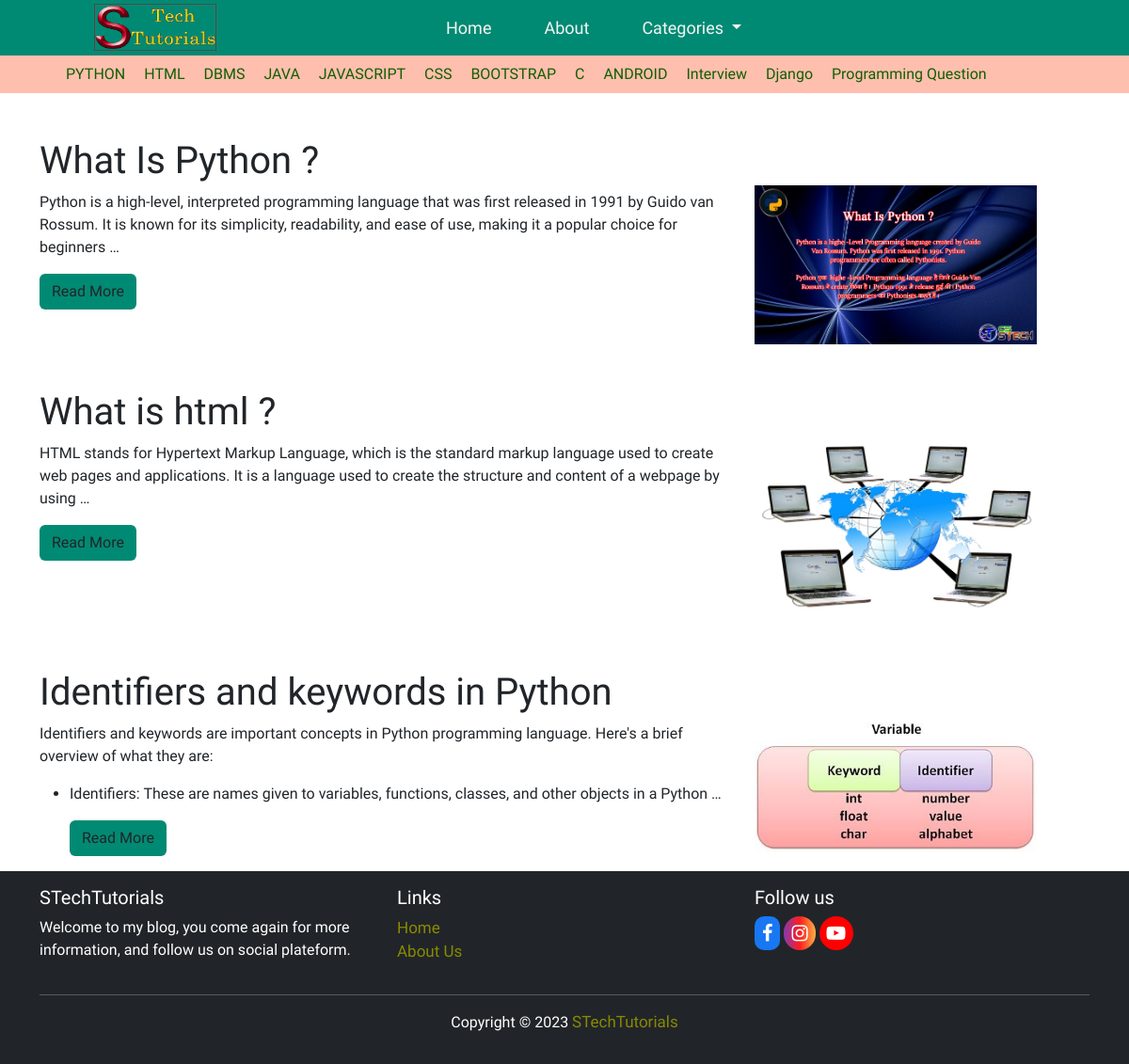
The page / on the database its author committed.
### stech/models.py (models this page shows, shortened)
class Category(models.Model):
    cat_id = models.AutoField(primary_key=True)
    title = models.CharField(max_length=100)
    descripition = models.TextField()
    url = models.CharField(max_length=100)
    image = models.ImageField(upload_to='categoryimg/')

class Post(models.Model):
    post_id = models.AutoField(primary_key=True)
    title = models.CharField(max_length=200)
    content = RichTextUploadingField()
    url = models.CharField(max_length=100)
    cat = models.ForeignKey(Category, on_delete=models.CASCADE)
    image = models.ImageField(upload_to='postimg/')
    add_date = models.DateTimeField(auto_now_add=True, null=True)

### stech/views.py (the view)
# urls.py: path('',home),
def home(request):
    posts = Post.objects.all()[:11]
    cats = Category.objects.all()
    data = {
        'posts' : posts,
        'cats':cats
    }
    return render(request, 'home.html',data)

### templates/home.html (shortened to what this page needs)
{% extends 'base.html' %}
{% block content %}
<div class="container">
    <div class="row">
        <div class="col-12">
            {% for p in posts %}
            <div class="row mt-5">
                <div class="col-8 m-8">
                    <h1>{{p.title}}</h1>
                    {{p.content |truncatewords:35| safe}}
                    <div class="mt-3">
                        <a href="/blog/{{ p.url }}" id="btn" class="btn bg-primary">Read More</a>
                    </div>
                </div>
                <div class="col ">
                    <img src="/media/{{p.image}}" class="img-fluid" style='margin-top:50px; width:300px; height:250px,' alt="">
                </div>
            </div>
            {% endfor %}
        </div>
    </div>
</div>
{% endblock  %}

### templates/base.html (shortened to what this page needs)
<!DOCTYPE html>
<html lang="en">
<head>
    <link href="https://cdn.jsdelivr.net/npm/bootstrap@5.3.0-alpha3/dist/css/bootstrap.min.css" rel="stylesheet">
    <link rel="stylesheet" href="https://cdnjs.cloudflare.com/ajax/libs/font-awesome/4.7.0/css/font-awesome.min.css">
    {% load static %}
    <link rel="stylesheet" href="{% static 'css/style.css' %}">
</head>
<body>
    {% include 'header.html' %}
    {% block content %}
    {% endblock %}
    {% include 'footer.html' %}
</body>
</html>

### templates/header.html (shortened to what this page needs)
{% load static %}
<nav class="navbar bg-primary navbar-expand-lg bg-body-tertiary ">
    <div class="container-fluid ">
      <a class="navbar-brand "  href="/home"><img src="{% static 'img/stech.png' %}"  style="height: 50px; width: 130px; margin-top: -17px; margin-bottom: -15px;"></a>
      <div class="collapse navbar-collapse" id="navbarSupportedContent">
        <ul class="navbar-nav me-auto mb-2 mb-lg-0">
          <li class="nav-item">
            <a class="nav-link " aria-current="page" href="/home">Home</a>
          </li>
          <li class="nav-item">
            <a class="nav-link " href="/about">About</a>
          </li>
          <li class="nav-item dropdown">
            <a class="nav-link dropdown-toggle" href="#" role="button" data-bs-toggle="dropdown" aria-expanded="false">
              Categories
            </a>
          </li>
        </ul>
      </div>
    </div>
  </nav>
<nav class="navbar bg-body-tertiary bg-secondery">
    <div class="container-fluid-2">
      {% for cat in cats %}
        <a class="navbar-brand" href="/category/{{ cat.url }}">{{ cat.title }}</a>
      {% endfor %}
    </div>
  </nav>

### templates/footer.html
<footer class="bg-dark text-white py-3 ">
    <div class="container">
      <div class="row">
        <div class="col-md-4">
          <h5>STechTutorials</h5>
          <p>Welcome to my blog, you come again for more information, and follow us on social plateform.</p>
        </div>
        <div class="col-md-4">
          <h5>Links</h5>
          <ul class="list-unstyled">
            <li><a href=" ">Home</a></li>
            <li><a href="/about">About Us</a></li>
          </ul>
        </div>
        <div class="col-md-4">
          <h5>Follow us</h5>
          <ul class="list-inline">
            <li class="list-inline-item">
              <a href="https://www.facebook.com" target="_blank">
                <i class="fa fa-facebook"></i>
              </a>
              <a href="https://www.instagram.com/stechtutorials?igshid=ZDdkNTZiNTM=" target="_blank">
                <i class="fa fa-instagram" aria-hidden="true"></i>
              </a>
              <a href="https://www.youtube.com/@STechTutorials" target="_blank">
                <i class="fa fa-youtube-play" aria-hidden="true"></i>
              </a>
            </li>
          </ul>
        </div>
      </div>
      <hr>
      <div class="row">
        <div class="col-md-12 text-center coname">
          <p>Copyright © 2023
            <a href="/about">STechTutorials</a>
          </p>
        </div>
      </div>
    </div>
  </footer>

### static/css/style.css (style rules this page uses)
body { font-family: 'Heebo', sans-serif; }
.bg-primary { background: #018a73 !important; }
.container-fluid { padding: 0 100px !important; }
.nav-item { padding: 0 20px; }
#navbarSupportedContent { padding: 0 200px; }
.nav-item { font-weight: 500; font-size: 18px; }
.nav-link { color: whitesmoke; }
.container-fluid-2 { padding: 0 70px; }
.bg-secondery { background: #ffbfae!important; }
.navbar-brand { color: #135e00; font-weight: 500; font-size: 16px; }
.list-unstyled a { color: #888a01 !important; text-decoration: none; font-size: 17px; }
.coname a { color: #888a01 !important; text-decoration: none; font-size: 17px; }
.list-inline-item .fa { padding: 8px; font-size: 20px; }
.list-inline-item a { text-decoration: none; }
.fa-facebook { color: #ffffff; background-color: #1877f2; border-radius: 10px; }
.fa-instagram { background: linear-gradient(to right, #833ab4, #fd1d1d, #fcb045); color: #ffffff; border-radius: 50px; }
.fa-youtube-play { color: #ffffff; background-color: #FF0000; border-radius: 50px; }

### rows shown on the page
Category: title "PYTHON"
Category: title "HTML"
Category: title "DBMS"
Category: title "JAVA"
Category: title "JAVASCRIPT"
Category: title "CSS"
Category: title "BOOTSTRAP"
Category: title "C"
Category: title "ANDROID"
Category: title "Interview"
Category: title "Django"
Category: title "Programming Question"
Post: title "What Is Python ?", content "Python is a high-level, interpreted programming language that was first released in 1991 by Guido van Rossum. It is known for its simplicity, readability, and ease of use, making it a popular choice for beginners …", image (picture)
Post: title "What is html ?", content "HTML stands for Hypertext Markup Language, which is the standard markup language used to create web pages and applications. It is a language used to create the structure and content of a webpage by using …", image (picture)
Post: title "Identifiers and keywords in Python", content "Identifiers and keywords are important concepts in Python programming language. Here's a brief overview of what they are: Identifiers: These are names given to variables, functions, classes, and other objects in a Python …", image (picture)
